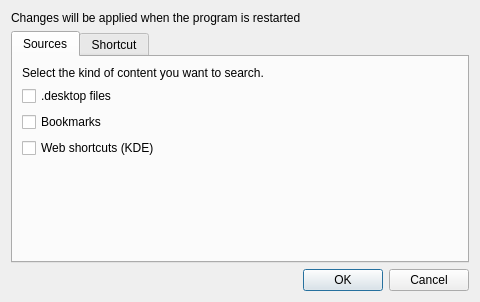
<?xml version="1.0" encoding="UTF-8"?>
<ui version="4.0">
 <class>Settings</class>
 <widget class="QDialog" name="Settings">
  <property name="geometry">
   <rect>
    <x>0</x>
    <y>0</y>
    <width>480</width>
    <height>302</height>
   </rect>
  </property>
  <property name="windowTitle">
   <string>Dialog</string>
  </property>
  <layout class="QVBoxLayout" name="verticalLayout">
   <item>
    <widget class="QLabel" name="label_4">
     <property name="text">
      <string>Changes will be applied when the program is restarted</string>
     </property>
    </widget>
   </item>
   <item>
    <widget class="QTabWidget" name="tabWidget">
     <property name="currentIndex">
      <number>0</number>
     </property>
     <widget class="QWidget" name="tab">
      <attribute name="title">
       <string>Sources</string>
      </attribute>
      <layout class="QVBoxLayout" name="verticalLayout_2">
       <item>
        <widget class="QLabel" name="label">
         <property name="text">
          <string>&lt;html&gt;&lt;head/&gt;&lt;body&gt;&lt;p&gt;Select the kind of content you want to search.&lt;/p&gt;&lt;/body&gt;&lt;/html&gt;</string>
         </property>
        </widget>
       </item>
       <item>
        <widget class="QCheckBox" name="chkDesktop">
         <property name="text">
          <string>.desktop files</string>
         </property>
        </widget>
       </item>
       <item>
        <widget class="QCheckBox" name="chkBookmarks">
         <property name="text">
          <string>Bookmarks</string>
         </property>
        </widget>
       </item>
       <item>
        <widget class="QCheckBox" name="chkSearch">
         <property name="text">
          <string>Web shortcuts (KDE)</string>
         </property>
        </widget>
       </item>
       <item>
        <spacer name="verticalSpacer">
         <property name="orientation">
          <enum>Qt::Vertical</enum>
         </property>
         <property name="sizeHint" stdset="0">
          <size>
           <width>20</width>
           <height>459</height>
          </size>
         </property>
        </spacer>
       </item>
      </layout>
     </widget>
     <widget class="QWidget" name="tab_2">
      <attribute name="title">
       <string>Shortcut</string>
      </attribute>
      <layout class="QFormLayout" name="formLayout">
       <item row="0" column="0">
        <widget class="QLabel" name="label_2">
         <property name="text">
          <string>Modifier</string>
         </property>
         <property name="buddy">
          <cstring>cmbModifier</cstring>
         </property>
        </widget>
       </item>
       <item row="0" column="1">
        <widget class="QComboBox" name="cmbModifier"/>
       </item>
       <item row="1" column="0">
        <widget class="QLabel" name="label_3">
         <property name="text">
          <string>Key</string>
         </property>
        </widget>
       </item>
       <item row="1" column="1">
        <widget class="QComboBox" name="cmbKey"/>
       </item>
      </layout>
     </widget>
    </widget>
   </item>
   <item>
    <widget class="QDialogButtonBox" name="buttonBox">
     <property name="orientation">
      <enum>Qt::Horizontal</enum>
     </property>
     <property name="standardButtons">
      <set>QDialogButtonBox::Cancel|QDialogButtonBox::Ok</set>
     </property>
    </widget>
   </item>
  </layout>
 </widget>
 <resources/>
 <connections>
  <connection>
   <sender>buttonBox</sender>
   <signal>accepted()</signal>
   <receiver>Settings</receiver>
   <slot>accept()</slot>
   <hints>
    <hint type="sourcelabel">
     <x>254</x>
     <y>633</y>
    </hint>
    <hint type="destinationlabel">
     <x>157</x>
     <y>274</y>
    </hint>
   </hints>
  </connection>
  <connection>
   <sender>buttonBox</sender>
   <signal>rejected()</signal>
   <receiver>Settings</receiver>
   <slot>reject()</slot>
   <hints>
    <hint type="sourcelabel">
     <x>322</x>
     <y>633</y>
    </hint>
    <hint type="destinationlabel">
     <x>286</x>
     <y>274</y>
    </hint>
   </hints>
  </connection>
 </connections>
</ui>
